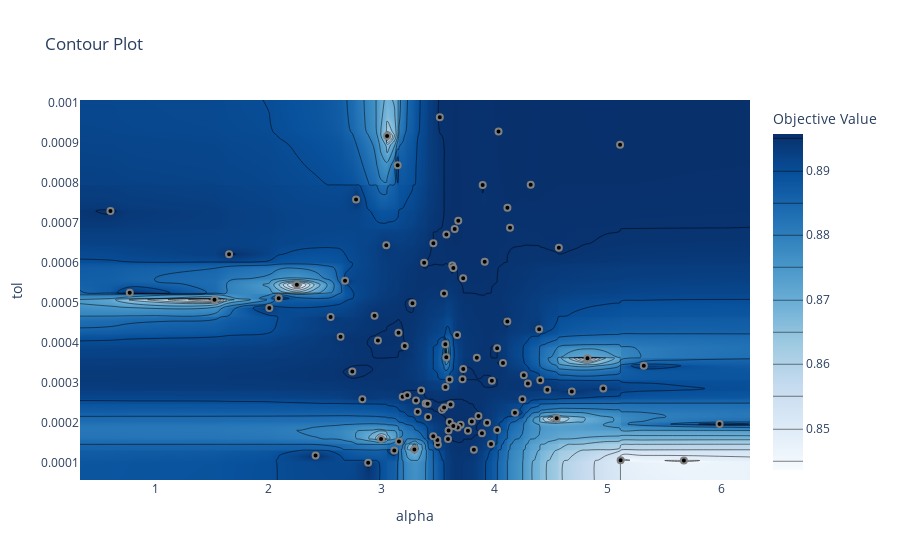

Source (notebook cell):
### Code cell
optuna.visualization.plot_contour(study=fs_study, params=["tol", "alpha"])
